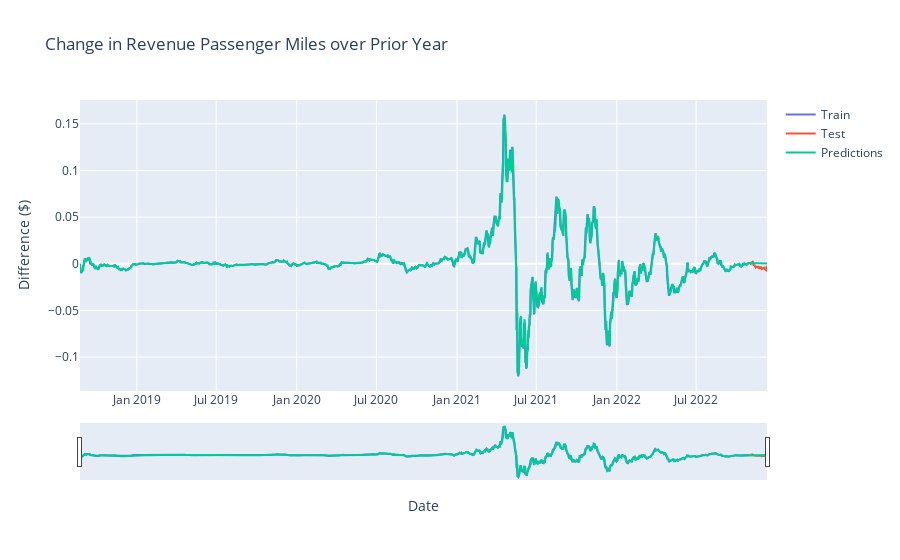

Write notebook code for a chart like this one.
### Markdown cell above
We see a similar picture, in the sense that our formula gives values that seem to follow the overall pattern in the data and captures the future trend better than the baseline prediction.

### Code cell
fig = go.Figure()
fig.add_trace(go.Scatter(x=train.index, y=train, mode='lines', name="Train"))
fig.add_trace(go.Scatter(x=test.index, y=test, mode='lines', name="Test"))
fig.add_trace(go.Scatter(x=predictions.index, y=predictions, mode='lines', name="Predictions"))
fig.update_xaxes(rangeslider_visible=True)
fig.update_layout(
    yaxis_title="Difference ($)", 
    xaxis_title="Date",
    title="Change in Revenue Passenger Miles over Prior Year"
)
fig.show()

### Figure 1 — Plotly figure (JSON) as saved in the notebook; plotly's stock layout.template omitted (floating-point values rounded to 4 significant figures; data arrays with more than 128 entries replaced by an {"elided": "..."} marker saying what was removed)
{"data": [{"mode": "lines", "name": "Train", "type": "scatter", "x": {"elided": "1531 str values"}, "y": {"elided": "1531 float values"}}, {"mode": "lines", "name": "Test", "type": "scatter", "x": ["2022-11-02T00:00:00", "2022-11-03T00:00:00", "2022-11-04T00:00:00", "2022-11-05T00:00:00", "2022-11-06T00:00:00", "2022-11-07T00:00:00", "2022-11-08T00:00:00", "2022-11-09T00:00:00", "2022-11-10T00:00:00", "2022-11-11T00:00:00", "2022-11-12T00:00:00", "2022-11-13T00:00:00", "2022-11-14T00:00:00", "2022-11-15T00:00:00", "2022-11-16T00:00:00", "2022-11-17T00:00:00", "2022-11-18T00:00:00", "2022-11-19T00:00:00", "2022-11-20T00:00:00", "2022-11-21T00:00:00", "2022-11-22T00:00:00", "2022-11-23T00:00:00", "2022-11-24T00:00:00", "2022-11-25T00:00:00", "2022-11-26T00:00:00", "2022-11-27T00:00:00", "2022-11-28T00:00:00", "2022-11-29T00:00:00", "2022-11-30T00:00:00", "2022-12-01T00:00:00", "2022-12-02T00:00:00", "2022-12-03T00:00:00", "2022-12-04T00:00:00", "2022-12-05T00:00:00", "2022-12-06T00:00:00", "2022-12-07T00:00:00", "2022-12-08T00:00:00", "2022-12-09T00:00:00", "2022-12-10T00:00:00"], "y": [0.0003337, -0.0001204, 0.001073, 0.001833, 0.00248, 0.002537, 0.002627, -0.00115, -0.001377, -0.001305, -0.001921, -0.003346, -0.00399, -0.003359, -0.003059, -0.003568, -0.00336, -0.003197, -0.003186, -0.004533, -0.004765, -0.003927, -0.003596, -0.00431, -0.004295, -0.004073, -0.005587, -0.005437, -0.004686, -0.00468, -0.004186, -0.004325, -0.005576, -0.006238, -0.006575, -0.0069, -0.006925, -0.003041, -0.002045]}, {"mode": "lines", "name": "Predictions", "type": "scatter", "x": {"elided": "1570 str values"}, "y": {"elided": "1570 float values"}}], "layout": {"title": {"text": "Change in Revenue Passenger Miles over Prior Year"}, "xaxis": {"rangeslider": {"visible": true}, "title": {"text": "Date"}}, "yaxis": {"title": {"text": "Difference ($)"}}}}
